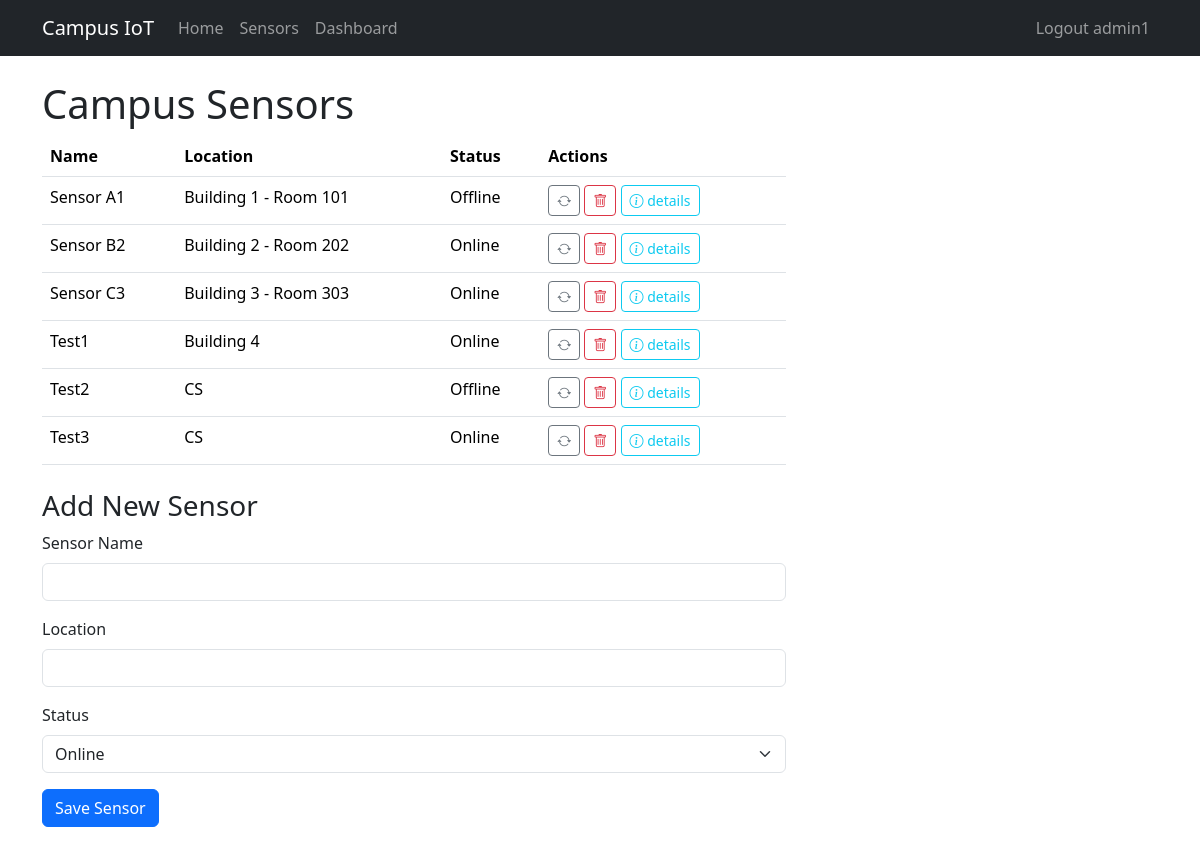
Page /sensors (signed in) on the earlier database version.
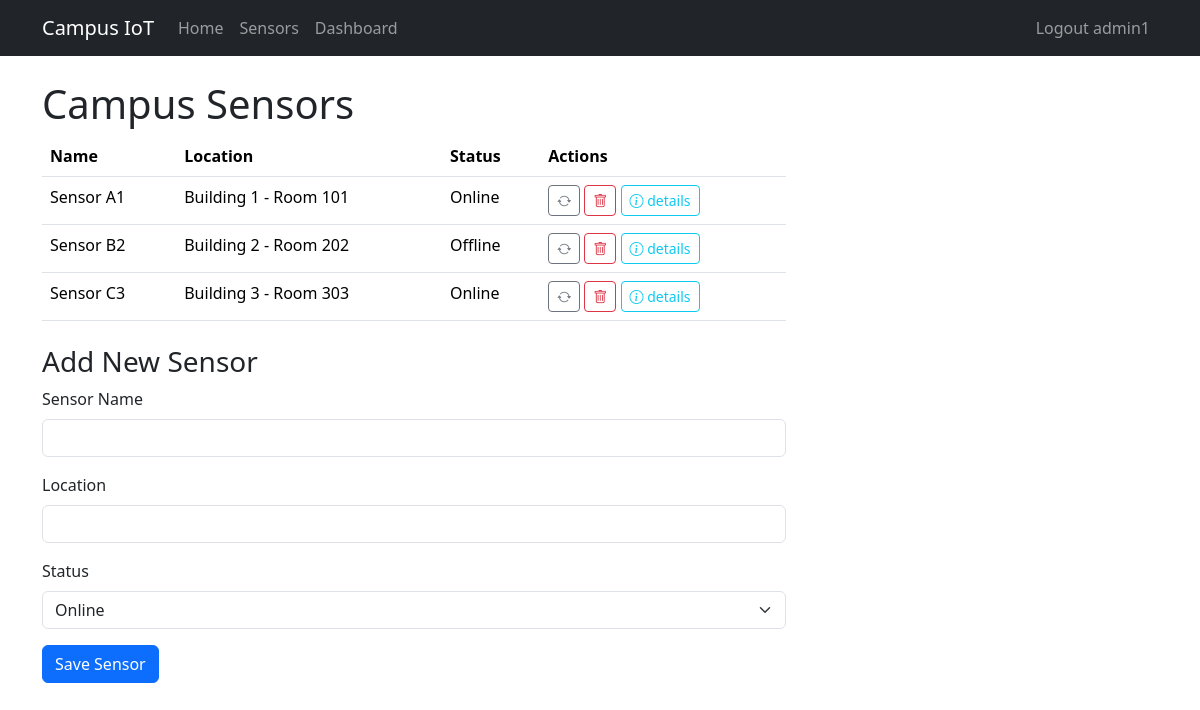
Same page on the later database version.
### app/models.py (models this page shows, shortened)
class User(UserMixin, db.Model):
    __tablename__ = 'users'
    id = db.Column(db.Integer, primary_key=True)
    username = db.Column(db.String(64), unique=True, nullable=False)
    email = db.Column(db.String(120), unique=True, nullable=False)
    password_hash = db.Column(db.String(128), nullable=False)
    role = db.Column(db.String(20), nullable=False)
    __mapper_args__ = {
        'polymorphic_on': role,
        'polymorphic_identity': 'user'
    }
    feedbacks = db.relationship('Feedback', backref='user', cascade='all, delete-orphan')

class Admin(User):
    __mapper_args__ = {
        'polymorphic_identity': 'admin'
    }

class Sensor(db.Model):
    __tablename__ = 'sensors'
    id = db.Column(db.Integer, primary_key=True)
    name = db.Column(db.String(64), nullable=False)
    location = db.Column(db.String(128), nullable=False)
    status = db.Column(db.String(20), nullable=False)
    calibrations = db.relationship('Calibration', backref='sensor', cascade='all, delete-orphan')
    feedbacks = db.relationship('Feedback', backref='sensor', cascade='all, delete-orphan')
    readings = db.relationship(
        'TemperatureReading',
        back_populates='sensor',
        cascade='all, delete-orphan',
        order_by='TemperatureReading.timestamp'
    )

### app/views.py (the view, shortened to what this page needs)
@bp.route('/sensors', methods=['GET', 'POST'], endpoint='sensors')
@login_required
def sensors():
    if current_user.role != 'admin':
        abort(403)
    sensor_form = SensorForm()
    action_form = ActionForm()
    all_sensors = db.session.scalars(db.select(Sensor)).all()
    return render_template(
        'sensor_list.html',
        title='Sensors',
        sensors=all_sensors,
        sensor_form=sensor_form,
        action_form=action_form
    )

### app/forms.py
class SensorForm(FlaskForm):
    name = StringField(
        'Sensor Name',
        validators=[DataRequired(), Length(max=64)]
    )
    location = StringField(
        'Location',
        validators=[DataRequired(), Length(max=128)]
    )
    status = SelectField(
        'Status',
        choices=[('online','Online'), ('offline','Offline')],
        validators=[DataRequired()]
    )
    submit = SubmitField('Save Sensor')

class ActionForm(FlaskForm):
    class Meta:
        csrf = False
    record_id = HiddenField(validators=[DataRequired()])
    submit = SubmitField('Go')

### app/models.py (called while the page is built)
@login.user_loader
def load_user(user_id: str):
    return User.query.get(int(user_id))

### app/templates/sensor_list.html (shortened to what this page needs)
{% extends "base.html" %}
{% block content %}
  <h1 class="mt-4">Campus Sensors</h1>
  <div class="col-lg-8">
    <table class="table">
      <thead>
        <tr>
          <th>Name</th>
          <th>Location</th>
          <th>Status</th>
          <th>Actions</th>
        </tr>
      </thead>
      <tbody>
        {% for sensor in sensors %}
        <tr>
          <td>{{ sensor.name }}</td>
          <td>{{ sensor.location }}</td>
          <td>{{ sensor.status.capitalize() }}</td>
          <td>
            <form action="{{ url_for('main.toggle_sensor_status') }}"
                  method="post"
                  style="display:inline">
              <button class="btn btn-sm btn-outline-secondary" type="submit"
                      title="Toggle Status">
                <i class="bi bi-arrow-repeat"></i>
              </button>
            </form>
            <form action="{{ url_for('main.remove_sensor') }}"
                  method="post"
                  style="display:inline">
              <button class="btn btn-sm btn-outline-danger" type="submit">
                <i class="bi bi-trash"></i>
              </button>
            </form>
            <a href="{{ url_for('main.sensor_detail', id=sensor.id) }}"
               class="btn btn-sm btn-outline-info"
               title="Details">
              <i class="bi bi-info-circle"></i> details
            </a>
          </td>
        </tr>
        {% endfor %}
      </tbody>
    </table>
    <h3 class="mt-4">Add New Sensor</h3>
    {% import "bootstrap_wtf.html" as wtf %}
    {{ wtf.quick_form(sensor_form) }}
  </div>
{% endblock %}

### app/templates/base.html (shortened to what this page needs)
<!doctype html>
<html lang="en">
<head>
  <link
    href="https://cdn.jsdelivr.net/npm/bootstrap@5.3.3/dist/css/bootstrap.min.css"
    rel="stylesheet"
>
  <link
    rel="stylesheet"
    href="https://cdn.jsdelivr.net/npm/bootstrap-icons@1.11.3/font/bootstrap-icons.min.css">
</head>
<body>
<nav class="navbar navbar-expand-sm bg-dark" data-bs-theme="dark">
  <div class="container">
    <a class="navbar-brand" href="{{ url_for('main.home') }}">Campus IoT</a>
    <div class="collapse navbar-collapse" id="navbarSupportedContent">
      <ul class="navbar-nav me-auto mb-2 mb-lg-0">
        <li class="nav-item">
          <a class="nav-link" href="{{ url_for('main.home') }}">Home</a>
        </li>
        {% if not current_user.is_anonymous %}
          {% if current_user.role == 'admin' %}
            <li class="nav-item">
              <a class="nav-link" href="{{ url_for('main.sensors') }}">Sensors</a>
            </li>
            <li class="nav-item">
              <a class="nav-link" href="{{ url_for('main.admin_dashboard') }}">Dashboard</a>
            </li>
          {% elif current_user.role == 'student' %}
            <li class="nav-item">
              <a class="nav-link" href="{{ url_for('main.student_dashboard') }}">Feedback</a>
            </li>
          {% endif %}
        {% endif %}
      </ul>
      <ul class="navbar-nav mb-2 mb-lg-0">
        {% if current_user.is_anonymous %}
          <li class="nav-item">
            <a class="nav-link" href="{{ url_for('main.login') }}">Login</a>
          </li>
        {% else %}
          <li class="nav-item">
            <a class="nav-link" href="{{ url_for('main.logout') }}">
              Logout {{ current_user.username }}
            </a>
          </li>
        {% endif %}
      </ul>
    </div>
  </div>
</nav>
<div class="container mt-4">
  {% block content %}{% endblock %}
</div>
</body>
</html>

### app/templates/bootstrap_wtf.html (shortened to what this page needs)
{% macro form_field(field, autofocus) %}
  {%- if field.type == 'BooleanField' %}
  <div class="form-check mb-3">
    {{ field(class='form-check-input') }}
    {{ field.label(class='form-check-label') }}
  </div>
  {%- elif field.type == 'SelectField' %}
    {{ field.label(class='form-label') }}
    {{ field(class='form-select mb-3' + (' is-invalid' if field.errors else '')) }}
  {%- elif field.type == 'SubmitField' %}
  {{ field(class='btn btn-primary mb-3') }}
  {%- else %}
  <div class="mb-3">
    {{ field.label(class='form-label') }}
    {% if autofocus %}
      {{ field(class='form-control' + (' is-invalid' if field.errors else ''), autofocus=True) }}
    {% else %}
      {{ field(class='form-control' + (' is-invalid' if field.errors else '')) }}
    {% endif %}
  </div>
  {%- endif %}
{% endmacro %}
{% macro quick_form(form, action="", method="post", id="", novalidate=False, autofocus=False) %}
<form
  {%- if action != None %} action="{{ action }}"{% endif -%}
  {%- if method %} method="{{ method }}"{% endif %}
  {%- if novalidate %} novalidate{% endif -%}>
  {% set ns = namespace(first_field=autofocus) %}
  {%- for field in form %}
    {% if field.widget.input_type is undefined or field.widget.input_type != 'hidden' -%}
      {{ form_field(field, ns.first_field) }}
      {% set ns.first_field = false %}
    {%- endif %}
  {%- endfor %}
</form>
{% endmacro %}

Differences in the rows shown:
removed Sensor: name "Test1", location "Building 4", status "Online"
removed Sensor: name "Test2", location "CS", status "Offline"
removed Sensor: name "Test3", location "CS", status "Online"
changed Sensor "Sensor A1": status "Offline" → "Online"
changed Sensor "Sensor B2": status "Online" → "Offline"
